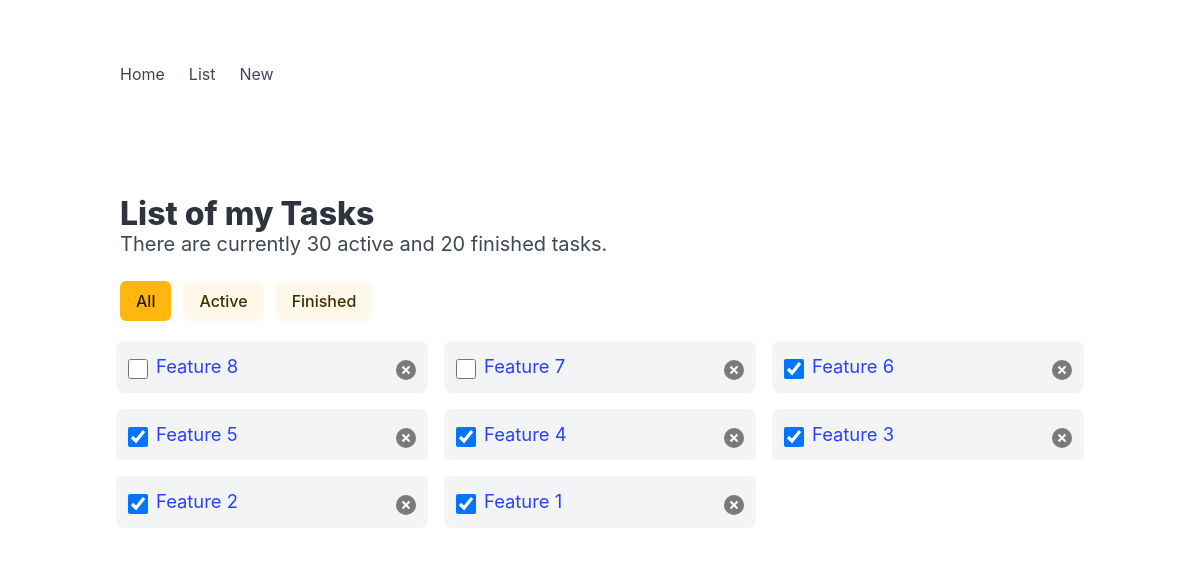
The page /todo/list/ (signed in) on the database as committed earlier.
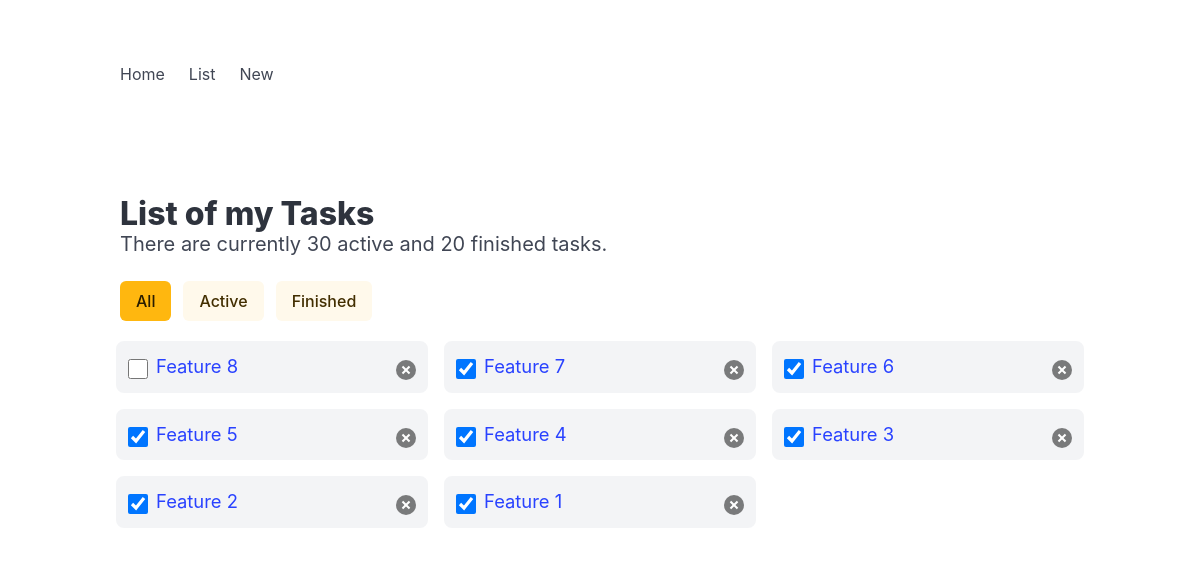
The same page on the database as committed later.
### todo/models.py (models this page shows, shortened)
class Task(models.Model):
    user = models.ForeignKey(User, on_delete=models.CASCADE)
    title = models.CharField(max_length=100)
    desc = models.CharField(max_length=500)
    is_finished = models.BooleanField(default=False)
    finished_dt = models.DateTimeField(blank=True, null=True)
    dead_line_dt = models.DateTimeField(blank=True, null=True)
    create_dt = models.DateTimeField(auto_now_add=True)
    update_dt = models.DateTimeField(auto_now=True)

### todo/views.py (the view)
# urls.py: path('list/', views.todo_list, name='list'),
def todo_list(request):
    if request.user.is_authenticated:
        tasks = Task.objects.filter(user=request.user).order_by('-id')[0:100]
        context = {'tasks': tasks}
        return render(request, 'todo/list.html', context)
    else:
        return redirect('/todo')

### todo/templates/todo/list.html (shortened to what this page needs)
<!DOCTYPE html>
<html>
  <head>
    <link rel="stylesheet" href="https://cdn.jsdelivr.net/npm/bulma@1.0.2/css/bulma.min.css">
  </head>
  <body>
    {% include 'todo/includes/nav.html' %}
  <section class="section">
    <div class="container">
      <h1 class="title">List of my Tasks</h1>
      <p class="subtitle">There are currently 30 active and 20 finished tasks.</p>
      <div class="buttons">
        <a href="{{ request.path }}" class="button is-warning {% if 'active' in request.GET or 'finished' in request.GET %} is-light{% endif %}">All</a>
        <a href="{{ request.path }}?active" class="button is-warning {% if 'active' not in request.GET %} is-light{% endif %}">Active</a>
        <a href="{{ request.path }}?finished" class="button is-warning {% if 'finished' not in request.GET %} is-light{% endif %}">Finished</a>
      </div>
      {% if tasks %}
      <ul class="columns is-multiline" id="list">
        {% for task in tasks %}
          <li class="column is-4">
            <input type="checkbox" {% if task.is_finished %} checked {% endif %} title="Finish">
            <div>
              <a href="{% url 'todo:detail' number=task.id %}">{{ task.title }}</a>
              <br>
            </div>
            <button class="delete" title="Remove"></button>
          </li>
        {% endfor %}
        </ul>
      {% else %}
      <p class="is-size-5">No task to show here.</p>
      {% endif %}
    </div>
  </section>
  </body>
</html>

Rows that differ between the two databases and show on the page:
changed Task "Feature 7": is_finished "☐" → "☑"
